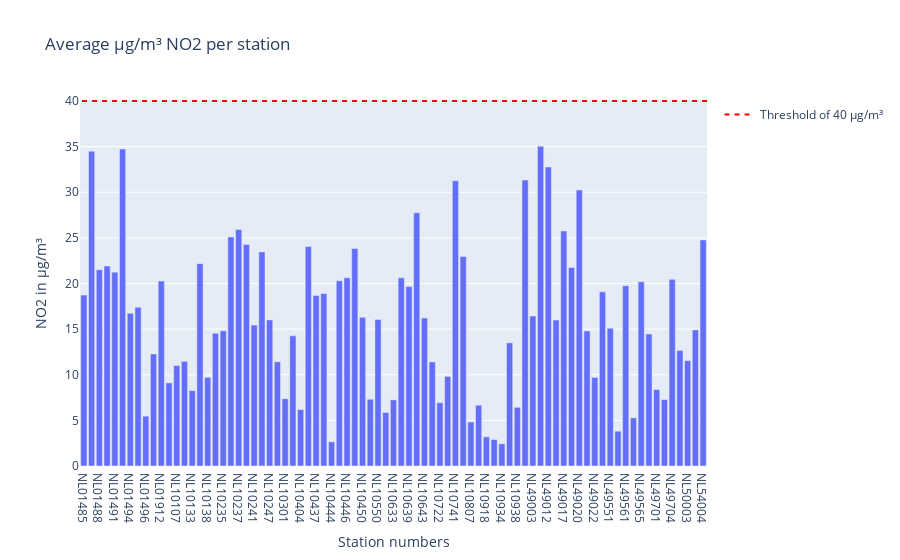
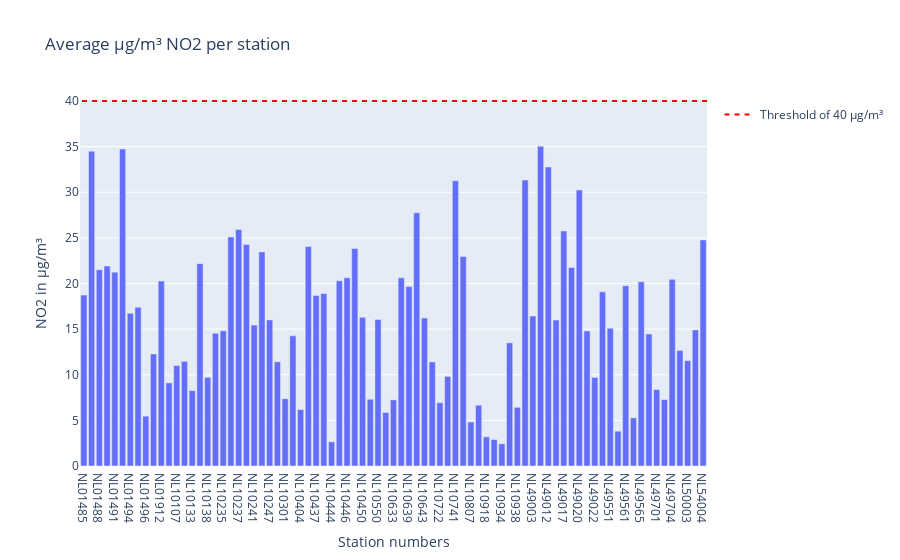

The notebook cell these images were saved under, in order:
### Code cell
bar = px.bar(meanlocation, x='station_number' , y= 'value', title='Average µg/m³ NO2 per station')
bar.update_layout(yaxis_title='NO2 in µg/m³', xaxis_title= "Station numbers", barmode='group') 
#bar.add_shape(type='line', y0=40, y1=40, xref='paper', x0=0, x1=1, line_color='red')
bar.add_shape(
    legendrank=1,
    showlegend=True,
    type="line",
    xref="paper",
    line=dict(dash="5px", color='red'),
    x0=1,
    x1=0,
    y0=40,
    y1=40,
    name='Threshold of 40 µg/m³'
)

bar.show()

bar_NO2_clean = px.bar(meanlocation_clean, x='station_number' , y= 'value', title='Average µg/m³ NO2 per station')
bar_NO2_clean.update_layout(yaxis_title='NO2 in µg/m³', xaxis_title= "Station numbers", barmode='group') 
#bar.add_shape(type='line', y0=40, y1=40, xref='paper', x0=0, x1=1, line_color='red')
bar_NO2_clean.add_shape(
    legendrank=1,
    showlegend=True,
    type="line",
    xref="paper",
    line=dict(dash="5px", color='red'),
    x0=1,
    x1=0,
    y0=40,
    y1=40,
    name='Threshold of 40 µg/m³'
)

bar_NO2_clean.show()

### Figure 1 — Plotly figure (JSON) as saved in the notebook; plotly's stock layout.template omitted (floating-point values rounded to 4 significant figures)
{"data": [{"alignmentgroup": "True", "hovertemplate": "station_number=%{x}<br>value=%{y}<extra></extra>", "legendgroup": "", "marker": {"color": "#636efa", "pattern": {"shape": ""}}, "name": "", "offsetgroup": "", "orientation": "v", "showlegend": false, "textposition": "auto", "type": "bar", "x": ["NL01485", "NL01487", "NL01488", "NL01489", "NL01491", "NL01493", "NL01494", "NL01495", "NL01496", "NL01497", "NL01912", "NL01913", "NL10107", "NL10131", "NL10133", "NL10136", "NL10138", "NL10230", "NL10235", "NL10236", "NL10237", "NL10240", "NL10241", "NL10246", "NL10247", "NL10248", "NL10301", "NL10318", "NL10404", "NL10418", "NL10437", "NL10442", "NL10444", "NL10445", "NL10446", "NL10449", "NL10450", "NL10538", "NL10550", "NL10617", "NL10633", "NL10636", "NL10639", "NL10641", "NL10643", "NL10644", "NL10722", "NL10738", "NL10741", "NL10742", "NL10807", "NL10818", "NL10918", "NL10929", "NL10934", "NL10937", "NL10938", "NL49002", "NL49003", "NL49007", "NL49012", "NL49014", "NL49017", "NL49019", "NL49020", "NL49021", "NL49022", "NL49546", "NL49551", "NL49553", "NL49561", "NL49564", "NL49565", "NL49680", "NL49701", "NL49703", "NL49704", "NL50002", "NL50003", "NL50010", "NL54004"], "xaxis": "x", "y": [18.73, 34.49, 21.51, 21.91, 21.24, 34.74, 16.74, 17.41, 5.462, 12.28, 20.27, 9.108, 11.01, 11.47, 8.262, 22.17, 9.715, 14.55, 14.81, 25.1, 25.92, 24.27, 15.44, 23.46, 16.01, 11.42, 7.369, 14.26, 6.185, 24.05, 18.69, 18.9, 2.652, 20.29, 20.64, 23.84, 16.31, 7.317, 16.06, 5.866, 7.245, 20.62, 19.66, 27.75, 16.21, 11.4, 6.938, 9.822, 31.27, 22.95, 4.822, 6.663, 3.201, 2.895, 2.435, 13.5, 6.429, 31.33, 16.43, 35.04, 32.77, 15.99, 25.75, 21.75, 30.25, 14.8, 9.708, 19.08, 15.1, 3.817, 19.76, 5.275, 20.18, 14.47, 8.375, 7.277, 20.46, 12.67, 11.55, 14.92, 24.78], "yaxis": "y"}], "layout": {"barmode": "group", "legend": {"tracegroupgap": 0}, "shapes": [{"legendrank": 1, "line": {"color": "red", "dash": "5px"}, "name": "Threshold of 40 µg/m³", "showlegend": true, "type": "line", "x0": 1, "x1": 0, "xref": "paper", "y0": 40, "y1": 40}], "title": {"text": "Average µg/m³ NO2 per station"}, "xaxis": {"anchor": "y", "domain": [0, 1], "title": {"text": "Station numbers"}}, "yaxis": {"anchor": "x", "domain": [0, 1], "title": {"text": "NO2 in µg/m³"}}}}

### Figure 2 — Plotly figure (JSON) as saved in the notebook; plotly's stock layout.template omitted (floating-point values rounded to 4 significant figures)
{"data": [{"alignmentgroup": "True", "hovertemplate": "station_number=%{x}<br>value=%{y}<extra></extra>", "legendgroup": "", "marker": {"color": "#636efa", "pattern": {"shape": ""}}, "name": "", "offsetgroup": "", "orientation": "v", "showlegend": false, "textposition": "auto", "type": "bar", "x": ["NL01485", "NL01487", "NL01488", "NL01489", "NL01491", "NL01493", "NL01494", "NL01495", "NL01496", "NL01497", "NL01912", "NL01913", "NL10107", "NL10131", "NL10133", "NL10136", "NL10138", "NL10230", "NL10235", "NL10236", "NL10237", "NL10240", "NL10241", "NL10246", "NL10247", "NL10248", "NL10301", "NL10318", "NL10404", "NL10418", "NL10437", "NL10442", "NL10444", "NL10445", "NL10446", "NL10449", "NL10450", "NL10538", "NL10550", "NL10617", "NL10633", "NL10636", "NL10639", "NL10641", "NL10643", "NL10644", "NL10722", "NL10738", "NL10741", "NL10742", "NL10807", "NL10818", "NL10918", "NL10929", "NL10934", "NL10937", "NL10938", "NL49002", "NL49003", "NL49007", "NL49012", "NL49014", "NL49017", "NL49019", "NL49020", "NL49021", "NL49022", "NL49546", "NL49551", "NL49553", "NL49561", "NL49564", "NL49565", "NL49680", "NL49701", "NL49703", "NL49704", "NL50002", "NL50003", "NL50010", "NL54004"], "xaxis": "x", "y": [18.73, 34.49, 21.51, 21.91, 21.24, 34.74, 16.74, 17.41, 5.462, 12.28, 20.27, 9.108, 11.01, 11.47, 8.262, 22.17, 9.715, 14.55, 14.81, 25.1, 25.92, 24.27, 15.44, 23.46, 16.01, 11.42, 7.369, 14.26, 6.185, 24.05, 18.69, 18.9, 2.652, 20.29, 20.64, 23.84, 16.31, 7.317, 16.06, 5.866, 7.245, 20.62, 19.66, 27.75, 16.21, 11.4, 6.938, 9.822, 31.27, 22.95, 4.822, 6.663, 3.201, 2.895, 2.435, 13.5, 6.429, 31.33, 16.43, 35.04, 32.77, 15.99, 25.75, 21.75, 30.25, 14.8, 9.708, 19.08, 15.1, 3.817, 19.76, 5.275, 20.18, 14.47, 8.375, 7.277, 20.46, 12.67, 11.55, 14.92, 24.78], "yaxis": "y"}], "layout": {"barmode": "group", "legend": {"tracegroupgap": 0}, "shapes": [{"legendrank": 1, "line": {"color": "red", "dash": "5px"}, "name": "Threshold of 40 µg/m³", "showlegend": true, "type": "line", "x0": 1, "x1": 0, "xref": "paper", "y0": 40, "y1": 40}], "title": {"text": "Average µg/m³ NO2 per station"}, "xaxis": {"anchor": "y", "domain": [0, 1], "title": {"text": "Station numbers"}}, "yaxis": {"anchor": "x", "domain": [0, 1], "title": {"text": "NO2 in µg/m³"}}}}
